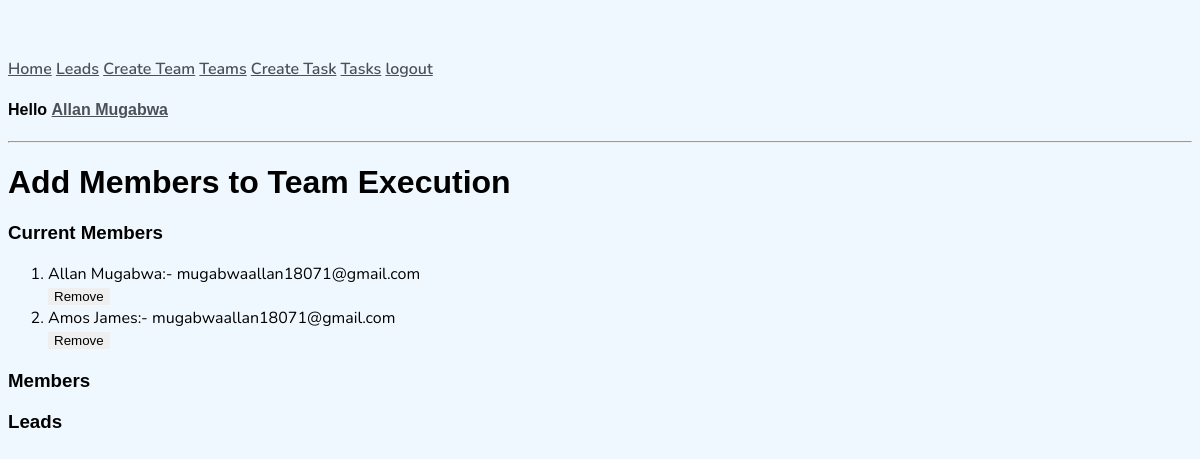
The app's page /add-members/2/ (signed in) with its own data.
### users/models.py (models this page shows, shortened)
class NewUser(AbstractBaseUser, PermissionsMixin):
    full_name = models.CharField(max_length=150)
    email = models.EmailField(blank=True)
    username = models.CharField(max_length=150,unique=True)
    password = models.CharField(max_length=250)
    postal_code = models.CharField(max_length=50, blank=True)
    description = models.TextField(blank=True)
    start_date = models.DateTimeField(default=timezone.now)
    is_staff = models.BooleanField(default=False)
    is_active = models.BooleanField(default=True)
    is_lead = models.BooleanField(default=False)
    team = models.ForeignKey(Team, on_delete=models.CASCADE, null=True,blank=True)
    objects = CustomAccountManager()
    USERNAME_FIELD = 'username'
    REQUIRED_FIELDS = ['full_name','email']

### team/models.py (models this page shows)
class Team(models.Model):
    team_name = models.CharField(max_length=150)
    description = models.TextField(blank=True)
    start_date = models.DateTimeField(default=timezone.now)
    def __str__(self):
        return self.team_name

### team/views.py (the view, shortened to what this page needs)
# urls.py: path('add-members/<int:pk>/',AddTeamMembers.as_view(),name='add-members'),
class AddTeamMembers(LoginRequiredMixin, UserPassesTestMixin, DetailView):
    template_name = 'team/add_members.html'
    model = Team
    context_object_name = 'team'
    def get_context_data(self, *args, **kwags):
        context = super(AddTeamMembers, self).get_context_data(*args, **kwags)
        context['members'] = NewUser.objects.all()
        return context
    def test_func(self):
        return self.request.user.is_authenticated and self.request.user.is_staff

### team/templates/team/add_members.html (shortened to what this page needs)
{% extends 'users/base.html' %}
{% block content %}
<h1>Add Members to Team {{team}}</h1>
<h3>Current Members</h3>
<ol>
    {%for memberx in members %} {% if memberx.team == team %}
     <li>{{memberx.full_name}}:- {{memberx.email}}
        <form method="POST">
            <input name='remove' type="submit" value="Remove">
        </form>
     </li>
    {% endif %} {% endfor %}
</ol>
<h3>Members</h3>
<h3>Leads</h3>
{% endblock content %}

### users/templates/users/base.html (shortened to what this page needs)
{% load static %}
<!DOCTYPE html>
<html lang="en">
    <head>
        <link rel="stylesheet" type="text/css" href="{% static 'users/main.css' %}">
    </head>
    <body>
        <div class="container">
            {% if request.user.is_authenticated %}
                <a href="{% url 'all-users'%}">Home</a>
                {% if request.user.is_staff %}
                <a href="{% url 'leads' %}">Leads</a>
                {% endif %}
                {% if request.user.is_staff %}
                <a href="{% url 'create-team' %}">Create Team</a>
                {% endif %}
                <a href="{% url 'list-teams' %}">Teams</a>
                {% if request.user.is_staff or request.user.is_lead%}
                <a href="{% url 'task-create' %}">Create Task</a>
                {% endif %}
                <a href="{% url 'task-list' %}">Tasks</a>
                <a href="{% url 'logout' %}">logout</a>
                <h4>Hello <a href="{% url 'user-detail' request.user.id %}">{{request.user.full_name}}</a></h4>
                <hr>
            {% endif %}
            {% block content %}
            {% endblock content %}
        </div>
    </body>
</html>

### users/static/users/main.css (style rules this page uses)
body { background-color: aliceblue; padding-top: 50px; font-family: 'Nunito', sans-serif; }
h1, h2, h3, h4, h5, h6 { font-family: 'Raleway', sans-serif; }
a, p { color: #4b5156; }
a { font-weight: 600; }
input { outline: none; border: none; }

### records on screen
NewUser: user.full_name "Allan Mugabwa", full_name "Allan Mugabwa", email "mugabwaallan18071@gmail.com"
Team: team_name "Execution"
NewUser: full_name "Amos James", email "mugabwaallan18071@gmail.com"
